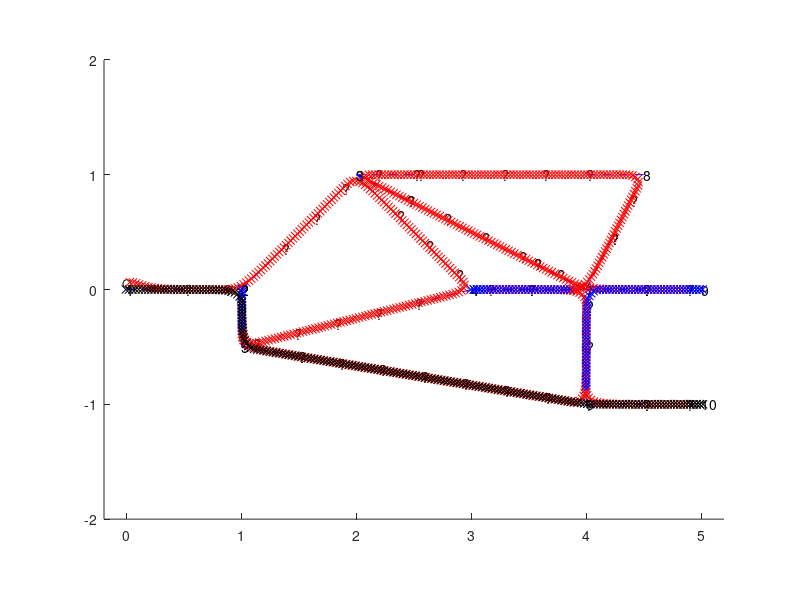

MATLAB code to generate this figure:
function RR_Robot_Maze  % Goal: traverse every path of a maze, build a map, exit once finished.
%% Renaissance Repository, https://github.com/tbewley/RR/tree/main/Renaissance_Robotics/RR_chap11
%% Copyright 2024 by Thomas Bewley, published under BSD 3-Clause License.

% We build up in p a model of all points known so far, and their connectivity,
% using the following data structure for each known point:
% p(i).x         [x1-coordinate,x2-coordinate]                     [vector of 2 reals]
% p(i).n         number of branches from this point                [int]
% p(i).ID        ID of points to which we have travelled from here [vector of p(i).n ints]
% p(i).done      have all branches from here been travelled?       [bool]
% Notes: 1=true, 0=false. As p is built as we go; its ordering is different from truth.

global r L;            % INITIALIZE PARAMETERS OF PATH FOLLOWER (MKS units)
U=2;                   % U=(U_right+U_left)/2 = target forward velocity
ell=.15;               % look ahead distance (increase for smoother, sloppier response)
h=.4; t=0;             % timestep and initial time for time-marching algorithm
r=.035; L=.1;          % wheel radius, and distance between wheels
K=2;                   % Extra gain on feedback (nominally one!)
x=[0;.05;pi/4];        % initial state  x=[r_1,r_2,alpha] (e_1-coord,e_2-coord,angle)
                       % note: angle is positive counter-clockwise (zero to the right)
viz=.5;                % distance ahead that one can see clearly

[truth,D]=InitTruthModel; P=0;       % INITIALIZE TRUTH and IDENTIFY FIRST POINT OF MAZE.
[p,dist,via,C]=SetPoint(D(1).x); text(p(1).x(1),p(1).x(2),'1') % INITIALIZE p, dist, via.
plot(x(1),x(2),'ko'); pause(0.01);

done=0; while (~done | C~=1)
  if P~=0, Px=p(P).x; end, Cx=p(C).x; c='rx';
  D=GetCoordinatesOfPointsAlongVisiblePaths(truth,Cx,viz); % GET PATHS CONNECTING TO C.
  lenD=length(D); lenp=length(p(C).ID); % Number of paths that connect to C, in D and in p.
  if lenD>lenp+1; p(C).done=0; else, p(C).done=1; end % (status AFTER driving next path)
  if lenD>lenp                                        % There are unexplored paths from C.
    for i=lenD:-1:1, explored=0;
      for j=1:lenp, if Angle(D(i).x-Cx,p(p(C).ID(j)).x-Cx)<1e-2; explored=1; break;end,end
      if ~explored, text(D(i).x(1),D(i).x(2),'?'), Tx=D(i).x;  % ASSIGN NEW TARGET POINT
        plot([Cx(1) D(i).x(1)],[Cx(2) D(i).x(2)],'b--') % Draw lines along unexplored paths
      end
    end, confirmed=0; disp(sprintf('There is(are) %d unexplored path(s)',lenD-lenp))
  else,                                              % No more unexplored paths from C.
    done=1; redo=[]; for i=1:length(p), if p(i).done==0, done=0; redo=[redo i]; end, end
    if done, disp('GOING HOME'), T=via(C,1); c='kx'; % Head to home if done or backtrack to
    else, disp('BACKTRACKING'), s=inf; c='bx';       % nearest point with unexplored paths.
      for i=1:length(redo), t=dist(C,redo(i)); if t<s, s=t; T=via(C,redo(i)); end, end
    end, Tx=p(T).x; confirmed=1;
  end
  do180=0; if (P~=0 & (length(D)==1 | Angle(Tx-Cx,Cx-Px)>3))
    do180=1; P=0; Tx=Cx; Cx=Px; confirmed=1;
  end
  if P~=0, check=1; else, check=0; end

  while(1)                          % FOLLOW PATH UNTIL AT (OR NEAR) TARGET.
    if (check)
      s0=Cx-Px; s0=s0/norm(s0);     % Unit vector along trajectory segment from P to C.
      c0=Px-((Px-x(1:2))'*s0)*s0;   % Closest point on segment from P to C to robot.
    end
    s1=Tx-Cx; s1=s1/norm(s1);       % Unit vector along trajectory segment from C to Tx.
    c1=Cx-((Cx-x(1:2))'*s1)*s1;     % Closest point on segment from C to Tx to robot.
    if (confirmed)
      if (do180|(done & T==1)), stoppoint=Tx; else, stoppoint=Cx+s1*(norm(Tx-Cx)-ell); end
      if (c1-stoppoint)'*s1>=0, break, end
    end
    if (check & norm(x(1:2)-c0)>norm(x(1:2)-c1)), check=0; end     % Handle x passing C
    if (~check), g=c1+ell*s1;             % Goal is ell units ahead on segment from Cx->Nx
    else, g=Cx+(ell-norm(Cx-c0))*s1; end  % Goal goes around corner from Px->Cx to Cx->Nx
    d=norm(g-x(1:2));            % Distance from robot's current location to goal point.
    delta=(g(1)-x(1))*sin(x(3))-(g(2)-x(2))*cos(x(3)); % Lateral distance to be moved when
                               % advancing from robot's current location to goal point.
    gamma=-2*delta/d^2;        % 1/gamma = radius of curvature required to intercept goal.
    alphadot=gamma*(U*r); Udiff=K*(L/2)*alphadot/r; % turn rate to turn at desired radius.
    
    f1=RHS(x,U,Udiff);        f2=RHS(x+h*f1/2,U,Udiff);   % SIMULATE SYSTEM WITH RK4
    f3=RHS(x+h*f2/2,U,Udiff); f4=RHS(x+h*f3,U,Udiff);     % (Replace this code chunk with
    x=x+h*(f1/6+(f2+f3)/3+f4/6); t=t+h;                   % application to actual system.)
    plot(x(1),x(2),c); pause(0.01);
    if (~confirmed & norm(c1-Tx)<ell)
       % disp('Updating target point now');
       [Tx,confirmed]=UpdateTargetPoint(truth,Cx,Tx,c1,viz);
       if confirmed, [p,dist,via,T]=SetPoint(Tx,C,p,dist,via);
                     text(p(T).x(1),p(T).x(2),sprintf('%d',T));
       else,         text(Tx(1),Tx(2),'?'), end
    end
  end
  if do180, disp('TURNING A 180 IN PLACE'),
    if x(3)>0, x(3)=x(3)-pi; else, x(3)=x(3)+pi; end, P=0; pause(0.5)
  else, P=C; C=T; end                                     % UPDATE P & C AND REPEAT
  % for i=1:length(p), disp(sprintf('p(%d)',i)), p(i), end, dist, via, pause, % DEBUG CODE
end
end % function RR_Robot_Maze
%%%%%%%%%%%%%%%%%%%%%%%%%%%%%%%%%%%%%%%%%%%%%%%%%%%%%%%%%%%%%%%%%%%%%%%%%%%%%%%%%%%%%%%%%%%
function [p,dist,via,j]=SetPoint(Tx,C,p,dist,via)
% If nargin==1, initialize array p with point Tx.
% Otherwise, add neighbor Tx of point C to array p, update ID field, and dist & via arrays.
if nargin==1, p(1).x=Tx; p(1).n=0; p(1).ID=[]; dist=[0]; via=[0]; j=1;
else
  found=0; for j=1:length(p), if p(j).x==Tx, found=1; break, end, end
  if found, disp(sprintf('Updating point %d',j));
      connected=0; for k=1:p(j).n, if p(j).ID(k)==C, connected=1; break, end, end
      if ~connected, disp('************** LOOP DETECTED ************** ')
        p(j).ID=[p(j).ID C]; p(j).n=p(j).n+1;
        p(C).ID=[p(C).ID j]; p(C).n=p(C).n+1;
        t=norm(p(j).x-p(C).x); dist(j,C)=t; dist(C,j)=t; via(j,C)=C; via(C,j)=j;
        [dist,via]=LoopCheck(dist,via,p,j,C);
      end
  else, j=length(p)+1; disp(sprintf('Creating point %d',j));
      p(j).x=Tx;       p(j).done=0;
      p(j).ID=[        C]; p(j).n=       1;
      p(C).ID=[p(C).ID j]; p(C).n=p(C).n+1;
      t=norm(p(j).x-p(C).x); dist(j,C)=t; dist(C,j)=t; via(j,C)=C; via(C,j)=j;
      for k=1:j-1, if k~=C, t=dist(j,C)+dist(C,k);
         dist(j,k)=t; dist(k,j)=t; via(j,k)=C; via(k,j)=via(k,C);
      end, end
  end
end
end % function SetPoint
%%%%%%%%%%%%%%%%%%%%%%%%%%%%%%%%%%%%%%%%%%%%%%%%%%%%%%%%%%%%%%%%%%%%%%%%%%%%%%%%%%%%%%%%%%%
function [dist,via]=LoopCheck(dist,via,p,A,B,vA,vB)
% The recursive logic that corrects the dist and via arrays when a loop is detected.
if nargin==7, t=dist(A,vA)+dist(vA,vB)+dist(vB,B); else, t=dist(A,B); vA=B; vB=A; end
if t<=dist(A,B), dist(A,B)=t; dist(B,A)=t; via(A,B)=vA; via(B,A)=vB;
  for k=1:p(A).n; if p(A).ID(k)~=vA,  % loop over all over neighbors of A not including vA
    [dist,via]=LoopCheck(dist,via,p,p(A).ID(k),B,A,vB); end, end
  for k=1:p(B).n; if p(B).ID(k)~=vB,  % loop over all over neighbors of B not including vB
    [dist,via]=LoopCheck(dist,via,p,A,p(B).ID(k),vA,B); end, end
end
end % function LoopCheck
%%%%%%%%%%%%%%%%%%%%%%%%%%%%%%%%%%%%%%%%%%%%%%%%%%%%%%%%%%%%%%%%%%%%%%%%%%%%%%%%%%%%%%%%%%%
function a=Angle(v1,v2)         % Calculate the angle between v1 and v2, with 0 <= a <= pi.
a=acos(dot(v1,v2)/(norm(v1)*norm(v2)));            % Note: this is faster than SignedAngle.
end % function Angle
%%%%%%%%%%%%%%%%%%%%%%%%%%%%%%%%%%%%%%%%%%%%%%%%%%%%%%%%%%%%%%%%%%%%%%%%%%%%%%%%%%%%%%%%%%%
function a=SignedAngle(v1,v2)   % Calculate the angle from v1 to v2, with -pi <= a <= pi.
a=atan2(v2(2),v2(1))-atan2(v1(2),v1(1)); if a>pi, a=a-2*pi; elseif a<-pi, a=a+2*pi; end
end % function SignedAngle
%%%%%%%%%%%%%%%%%%%%%%%%%%%%%%%%%%%%%%%%%%%%%%%%%%%%%%%%%%%%%%%%%%%%%%%%%%%%%%%%%%%%%%%%%%%
function [t,D]=InitTruthModel     % Define coordinates and connectivity of actual maze.
t(1 ).x=[ 0 ;  0 ]; t(1 ).ID=[2];       D(1).x=t(1).x;
t(2 ).x=[ 1 ;  0 ]; t(2 ).ID=[1 3 5];
t(3 ).x=[ 2 ;  1 ]; t(3 ).ID=[2 4 6 7];
t(4 ).x=[ 3 ;  0 ]; t(4 ).ID=[3 5 6];
t(5 ).x=[ 1 ; -.5]; t(5 ).ID=[4 2 9];
t(6 ).x=[ 4 ;  0 ]; t(6 ).ID=[4 7 8 9 3];
t(7 ).x=[4.5;  1 ]; t(7 ).ID=[6 3];
t(8 ).x=[ 5 ;  0 ]; t(8 ).ID=[6];
t(9 ).x=[ 4 ; -1 ]; t(9 ).ID=[6 10 5];
t(10).x=[ 5 ; -1 ]; t(10).ID=[9];       clf, hold on; axis equal;PlotMaze(t)
end % function InitTruthModel
%%%%%%%%%%%%%%%%%%%%%%%%%%%%%%%%%%%%%%%%%%%%%%%%%%%%%%%%%%%%%%%%%%%%%%%%%%%%%%%%%%%%%%%%%%%
function D=GetCoordinatesOfPointsAlongVisiblePaths(truth,Cx,d)
% Input:  truth map and coordinates of current node and visibility distance.
% Output: coordinates of first node or (in nargin==2) coordinates of all connecting nodes.
found=0; for i=1:length(truth), if norm(truth(i).x-Cx)<1e-6, found=1; break, end, end
if ~found, disp('CURRENT POINT NOT FOUND!  PROBLEM!'), pause, end
for j=1:length(truth(i).ID), n=norm(truth(truth(i).ID(j)).x-Cx);
  if n<d, D(j).x=truth(truth(i).ID(j)).x;
  else,   s=truth(truth(i).ID(j)).x-Cx; s=s/norm(s); D(j).x=Cx+s*d; end
end
end % function GetCoordinatesOfPointsAlongVisiblePaths
%%%%%%%%%%%%%%%%%%%%%%%%%%%%%%%%%%%%%%%%%%%%%%%%%%%%%%%%%%%%%%%%%%%%%%%%%%%%%%%%%%%%%%%%%%%
function [Tx,confirmed,T]=UpdateTargetPoint(truth,Cx,Tx,c1,d) % Recalculate target
for i=1:length(truth),       if norm(truth(i).x-Cx)<1e-6,                     break,end,end
for j=1:length(truth(i).ID), if Angle(truth(truth(i).ID(j)).x-Cx,Tx-Cx)<1e-2; break,end,end
n=norm(truth(truth(i).ID(j)).x-c1);
if n<d, Tx=truth(truth(i).ID(j)).x;                           confirmed=1;
else,   s=truth(truth(i).ID(j)).x-Cx; s=s/norm(s); Tx=c1+s*d; confirmed=0; end
end % function UpdateTargetPoint
%%%%%%%%%%%%%%%%%%%%%%%%%%%%%%%%%%%%%%%%%%%%%%%%%%%%%%%%%%%%%%%%%%%%%%%%%%%%%%%%%%%%%%%%%%%
function PlotMaze(p)
figure(1); clf; hold on; axis equal; axis([-0.2 5.2 -2 2]);
for i=1:length(p), for j=1:length(p(i).ID), if p(i).ID(j)>i
  plot([p(i).x(1) p(p(i).ID(j)).x(1)],[p(i).x(2) p(p(i).ID(j)).x(2)],'w:')
end, end, end
end % function PlotMaze
%%%%%%%%%%%%%%%%%%%%%%%%%%%%%%%%%%%%%%%%%%%%%%%%%%%%%%%%%%%%%%%%%%%%%%%%%%%%%%%%%%%%%%%%%%%
function rhs=RHS(x,U,Udiff)                      % Auxiliary function used by RK4 routine
global r L; rhs=[r*U*cos(x(3)); r*U*sin(x(3)); r*Udiff/(L/2)];
end % function RHS
